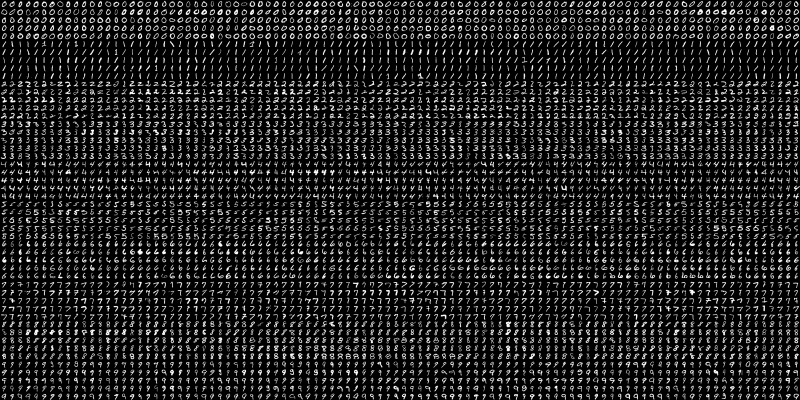
#> input picture KNearestNeighbors/Python/Digits/5000_digits.png, 1600 x 800 px (shown at 1/2 size)
$ python kNearestNeighboursOCRDigits.py
#> lines starting #> are read from the running program, lines starting #| are printed output that depends on the picture
# https://github.com/methylDragon/opencv-python-reference/blob/master/04%20OpenCV%20Machine%20Learning%20and%20AI%20Detectors.md
# Source: https://docs.opencv.org/3.4.4/d5/d26/tutorial_py_knn_understanding.html

# help(cv.FUNCTION_YOU_NEED_HELP_WITH)

import numpy as np
import cv2 as cv
from matplotlib import pyplot as plt

img = cv.imread("5000_digits.png")
#> img is the input picture: shape (800, 1600, 3); min 0, max 255, mean 34.3

if img is None:
    raise Exception("we need the 5000_digits.png image from samples/data here !")

gray = cv.cvtColor(img, cv.COLOR_BGR2GRAY)

# Now we split the image to 5000 cells, each 20x20 size
cells = [np.hsplit(row, 100) for row in np.vsplit(gray, 50)]
#> cells = 50 items

# Make it into a Numpy array. It size will be (50,100,20,20)
x = np.array(cells)

# Now we prepare train_data and test_data.
train = x[:, :50].reshape(-1, 400).astype(np.float32)  # Size = (2500,400)
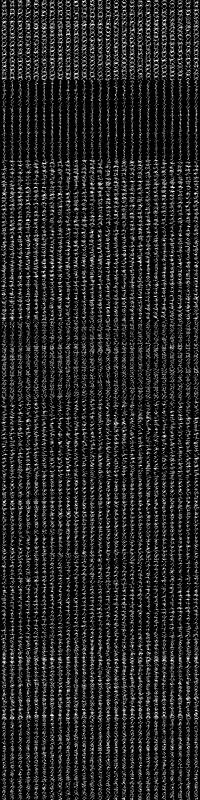
#> train: shape (1600, 400) float32 (shown at 1/2 size); min 0, max 255, mean 34.3
test = x[:, 50:100].reshape(-1, 400).astype(np.float32)  # Size = (2500,400)
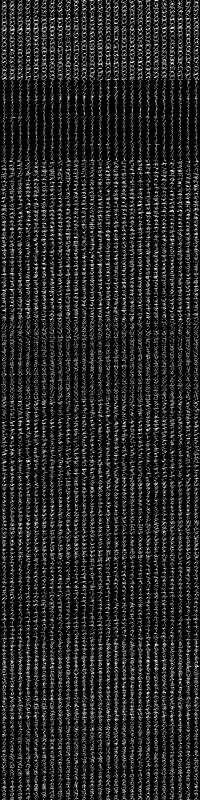
#> test: shape (1600, 400) float32 (shown at 1/2 size); min 0, max 255, mean 34.2

# Create labels for train and test data
k = np.arange(10)
train_labels = np.repeat(k, 160)[:, np.newaxis]
test_labels = train_labels.copy()

# You can decide to save the data if you wish
# np.savez('digit_dataset.npz', train=train, test=test, train_labels=train_labels, test_labels=test_labels)

# Initiate kNN, train the data, then test it with test data for k=1
knn = cv.ml.KNearest_create()

knn.train(train, cv.ml.ROW_SAMPLE, train_labels)

# At this point you could potentially pickle the knn classifier

ret, result, neighbours, dist = knn.findNearest(test, k=5)
#> ret = 0; result = 1600 values, max 9 at index 289, min 0 at index 0, mean 4.34; neighbours = 1600 rows, first 6: [0, 0, 0, 0, 0], [0, 0, 0, 0, 0], [0, 6, 0, 6, 0], [0, 0, 0, 0, 0], [5, 6, 0, 6, 6], [9, 0, 0, 5, 6]; dist = 1600 rows, first 6: [1069396, 1754624, 1854679, 1919942, 1999549], [1340106, 1642689, 2030951, 2128236, 2226512], [1413813, 1688537, 1724288, 1845467, 1935888], [915633, 1074255, 1327053, 1569422, 1667674], [2341277, 2484666, 2609764, 2675279, 2774106], [1533169, 1542293, 1547493, 1619398, 1641754]

# Now we check the accuracy of classification
# For that, compare the result with test_labels and check which are wrong
matches = result == test_labels
correct = np.count_nonzero(matches)
#> correct = 1215
accuracy = correct * 100.0 / result.size
#> accuracy = 75.94

print(f"accuracy: {accuracy}")
#| accuracy: 75.9375
